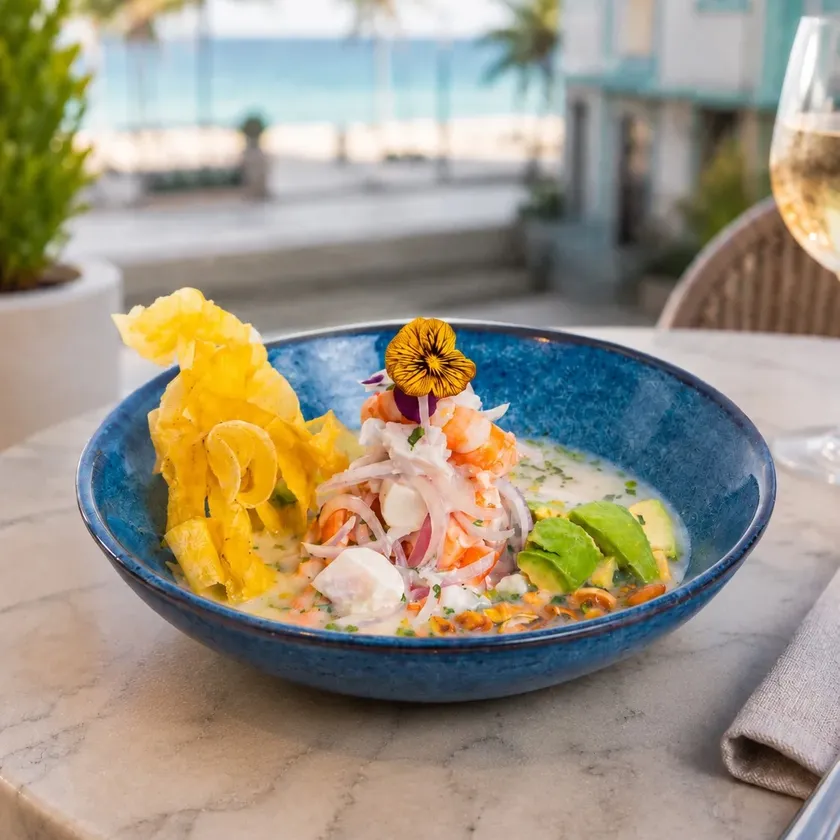
#> input picture assets/img/pics from clients/Ceviche Mixto.webp, 840 x 840 px, shrunk from 1122 x 1122 before the run, given in place of Ceviche Mixto.jpeg, which was not available
$ python save_crops.py
#> lines starting #> are read from the running program, lines starting #| are printed output that depends on the picture
from PIL import Image

img_path = r'assets/img/pics from clients/Ceviche Mixto.jpeg'
im = Image.open(img_path)
#> im is the input picture: PIL image 840x840 RGB; mean R, G, B 156.8, 148.4, 131.2
w, h = im.size
#> w = 840; h = 840
crop_h = int(w * 10 / 16) # 701
#> crop_h = 525

for pct in [30, 40, 45, 50, 55, 60]:
    top = int((h - crop_h) * (pct / 100))
    bottom = top + crop_h
    cropped = im.crop((0, top, w, bottom))
    cropped.save(f'scratch/crop_{pct}.jpg', quality=85)
    print(f"Saved scratch/crop_{pct}.jpg: Y=[{top}:{bottom}]")
#> this loop made 6 passes
#> pass 1, `cropped = im.crop((0, top, w, bottom))`:
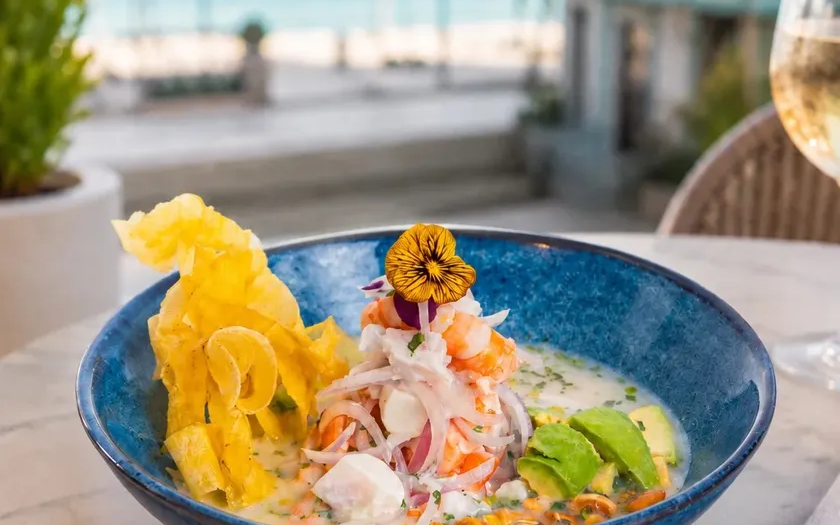
#> cropped: PIL image 840x525 RGB; mean R, G, B 158.3, 148.7, 125.9
#> pass 2, `cropped = im.crop((0, top, w, bottom))`:
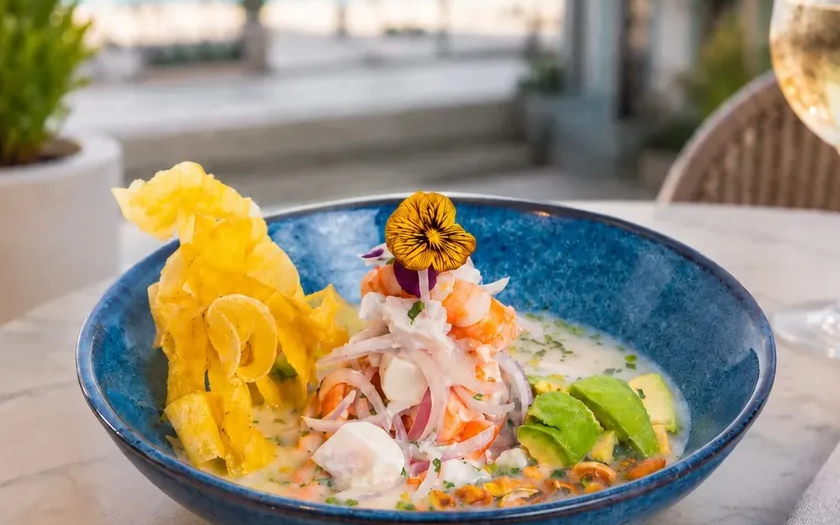
#> cropped: PIL image 840x525 RGB; mean R, G, B 155.4, 144.7, 122.4
#> pass 3, `cropped = im.crop((0, top, w, bottom))`:
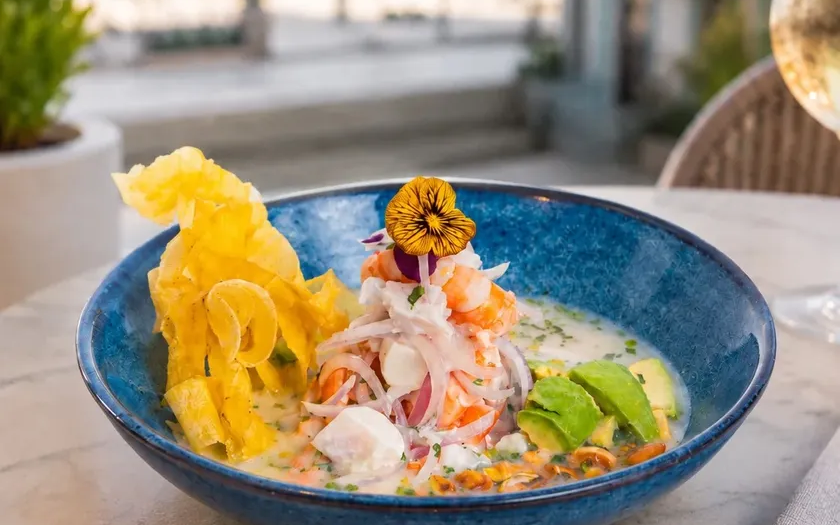
#> cropped: PIL image 840x525 RGB; mean R, G, B 152.8, 142.3, 120.6
#> after the loop:
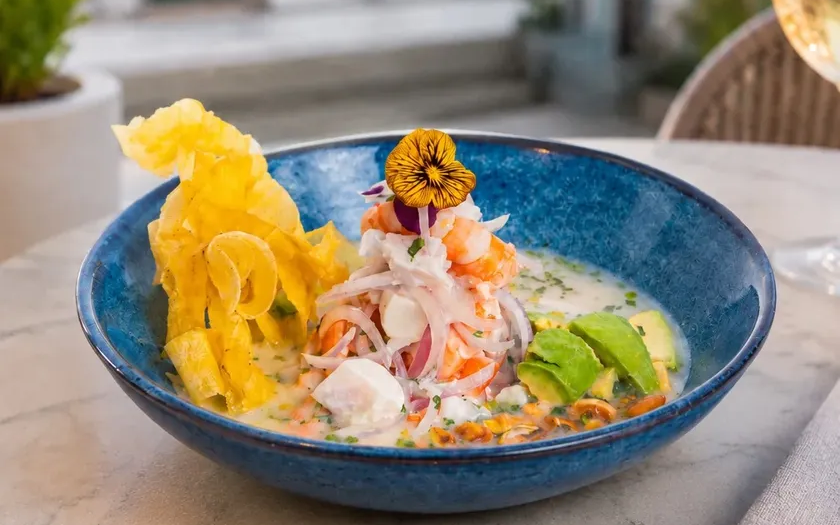
#> cropped: PIL image 840x525 RGB; mean R, G, B 148.2, 137.4, 117.2

$ run again, with assets/img/pics from clients/Aguacate.webp copied over assets/img/pics from clients/Ceviche Mixto.webp
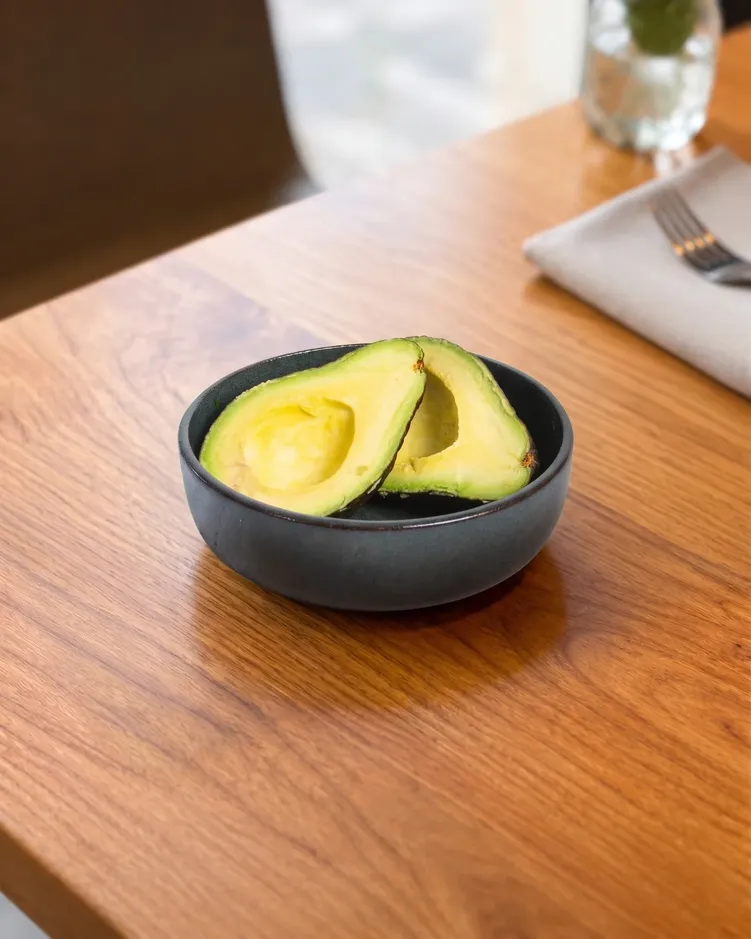
#> input picture assets/img/pics from clients/Aguacate.webp, 751 x 939 px, shrunk from 1535 x 1920 before the run, given in place of Ceviche Mixto.jpeg, which was not available
#> im is the input picture: PIL image 751x939 RGB; mean R, G, B 179.2, 138.8, 105.7
#> the loop `for pct in [30, 40, 45, 50, 55, 60]:` made 6 passes
#> pass 1, `cropped = im.crop((0, top, w, bottom))`:
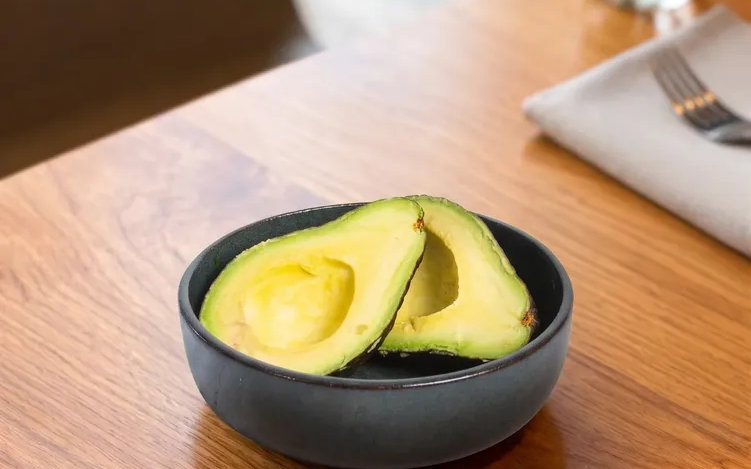
#> cropped: PIL image 751x469 RGB; mean R, G, B 179.8, 149.7, 119.7
#> after the loop `for pct in [30, 40, 45, 50, 55, 60]:`:
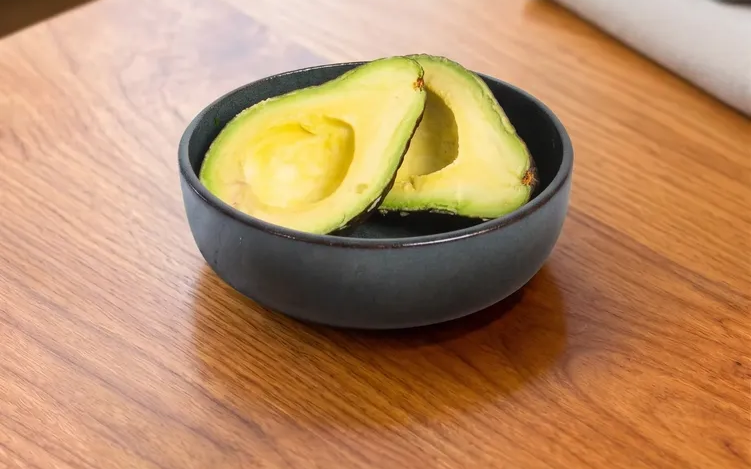
#> cropped: PIL image 751x469 RGB; mean R, G, B 183, 140.9, 102.7

$ run again, with assets/img/pics from clients/Arroz marinero 1.webp copied over assets/img/pics from clients/Ceviche Mixto.webp
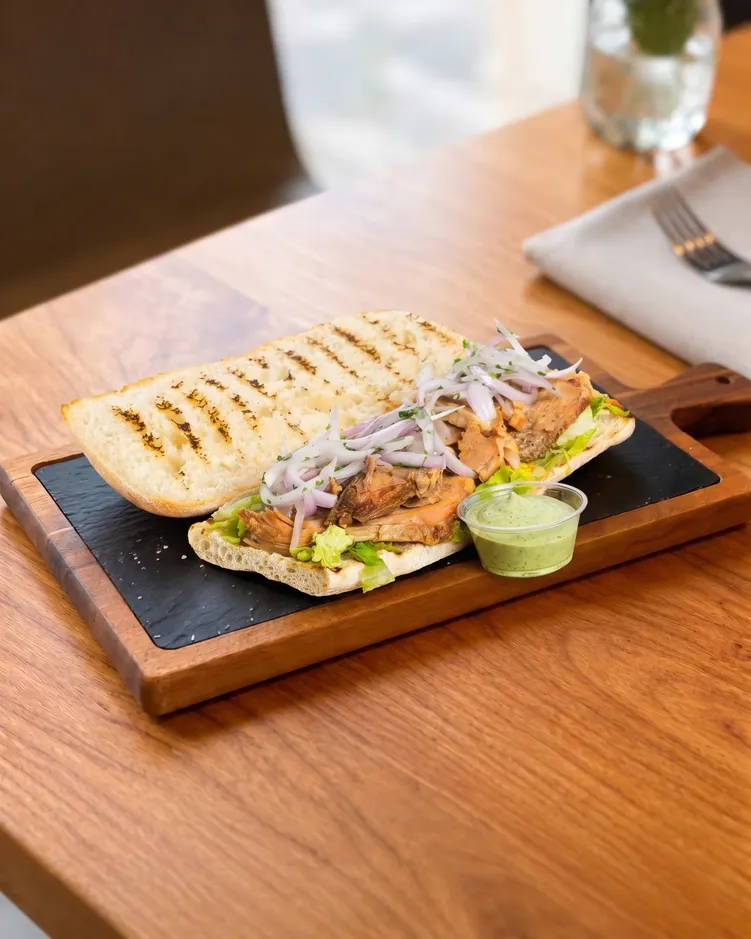
#> input picture assets/img/pics from clients/Arroz marinero 1.webp, 751 x 939 px, shrunk from 1535 x 1920 before the run, given in place of Ceviche Mixto.jpeg, which was not available
#> im is the input picture: PIL image 751x939 RGB; mean R, G, B 177.2, 134.8, 102.3
#> the loop `for pct in [30, 40, 45, 50, 55, 60]:` made 6 passes
#> pass 1, `cropped = im.crop((0, top, w, bottom))`:
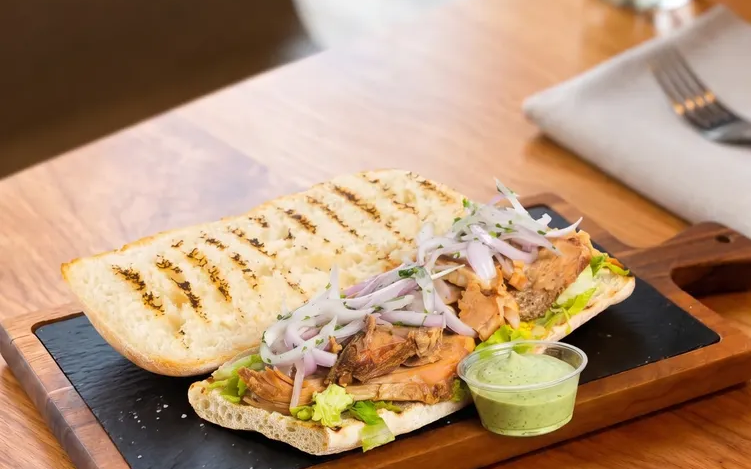
#> cropped: PIL image 751x469 RGB; mean R, G, B 177.4, 145.2, 117
#> after the loop `for pct in [30, 40, 45, 50, 55, 60]:`:
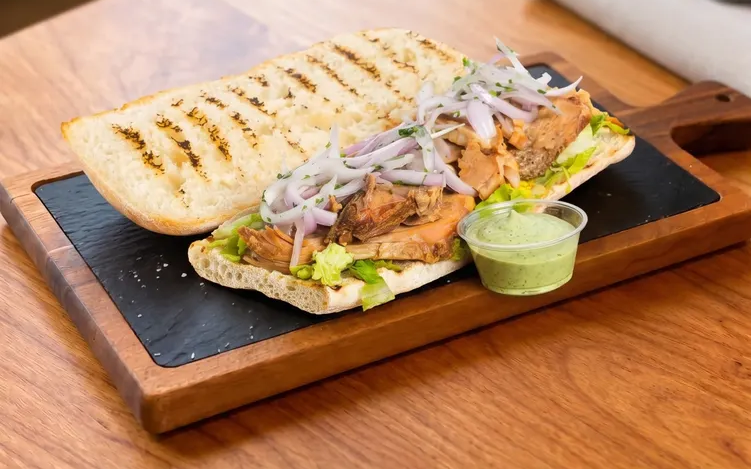
#> cropped: PIL image 751x469 RGB; mean R, G, B 178.4, 132.8, 96

$ run again, with assets/img/pics from clients/Cazuela plátano mixta.webp copied over assets/img/pics from clients/Ceviche Mixto.webp
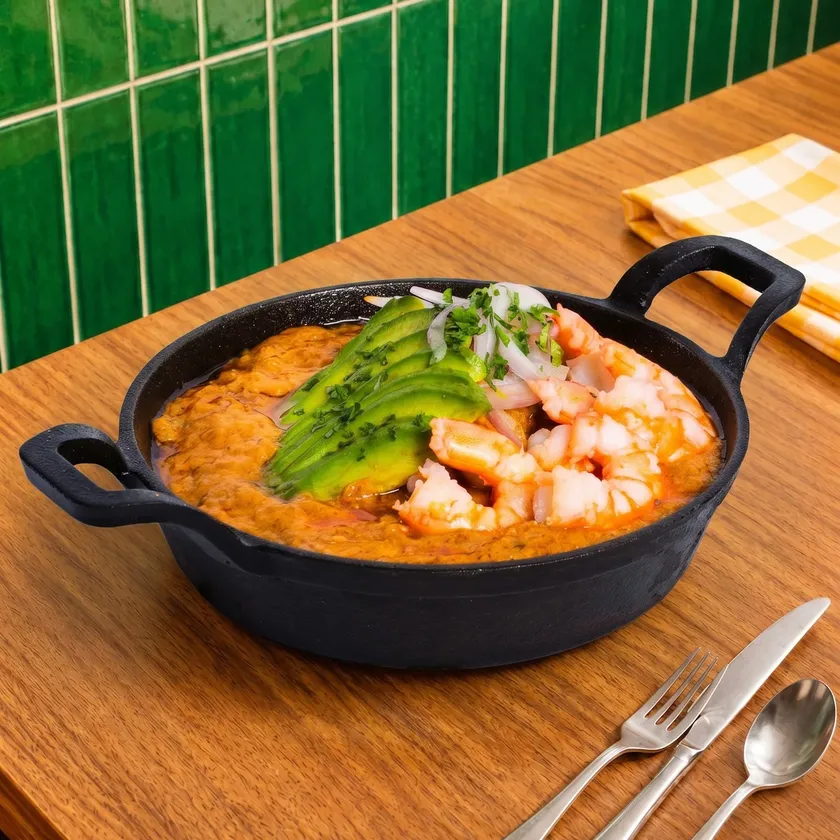
#> input picture assets/img/pics from clients/Cazuela plátano mixta.webp, 840 x 840 px, shrunk from 1600 x 1600 before the run, given in place of Ceviche Mixto.jpeg, which was not available
#> im is the input picture: PIL image 840x840 RGB; mean R, G, B 131.3, 108.8, 55
#> the loop `for pct in [30, 40, 45, 50, 55, 60]:` made 6 passes
#> pass 1, `cropped = im.crop((0, top, w, bottom))`:
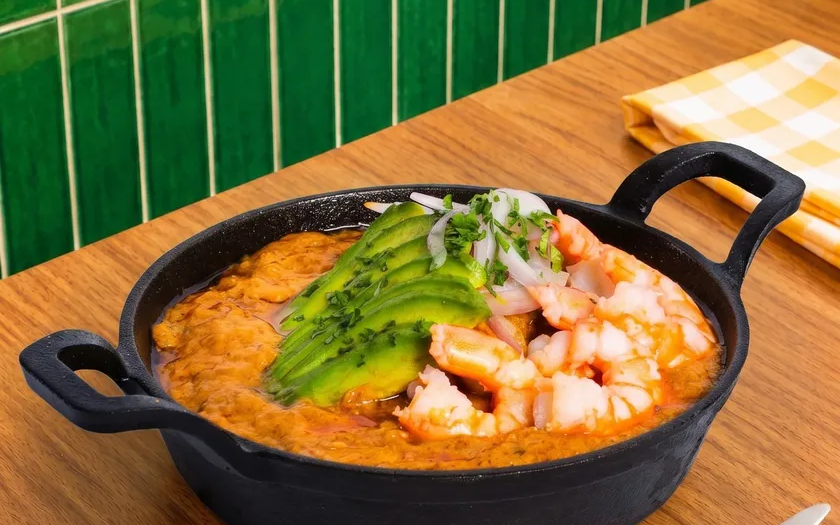
#> cropped: PIL image 840x525 RGB; mean R, G, B 132.7, 112.2, 56.9
#> after the loop `for pct in [30, 40, 45, 50, 55, 60]:`:
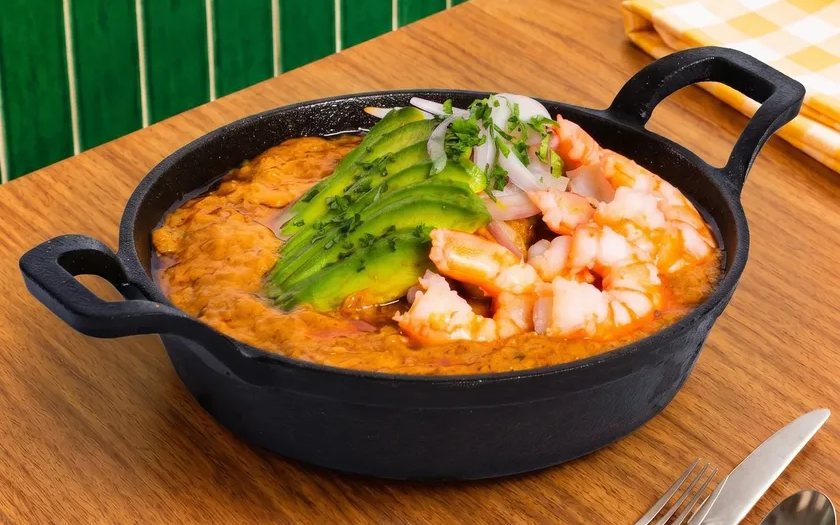
#> cropped: PIL image 840x525 RGB; mean R, G, B 139.6, 104.7, 54.1
